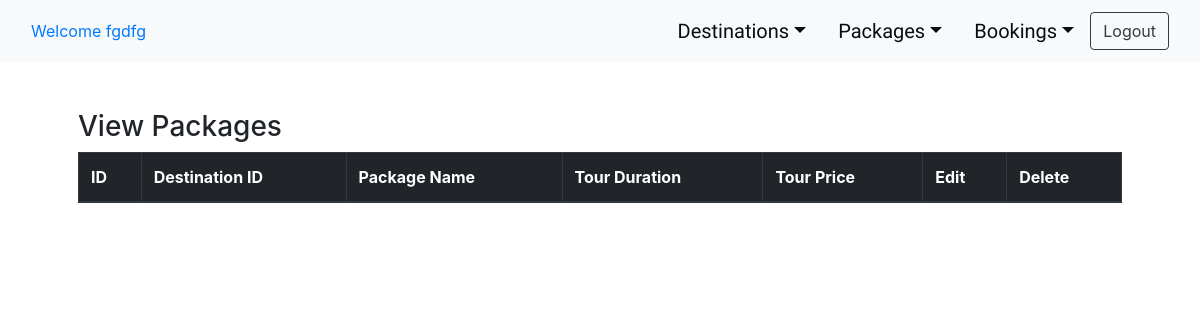
The app's page /admin/dashboard/view-packages.php (signed in), older data.
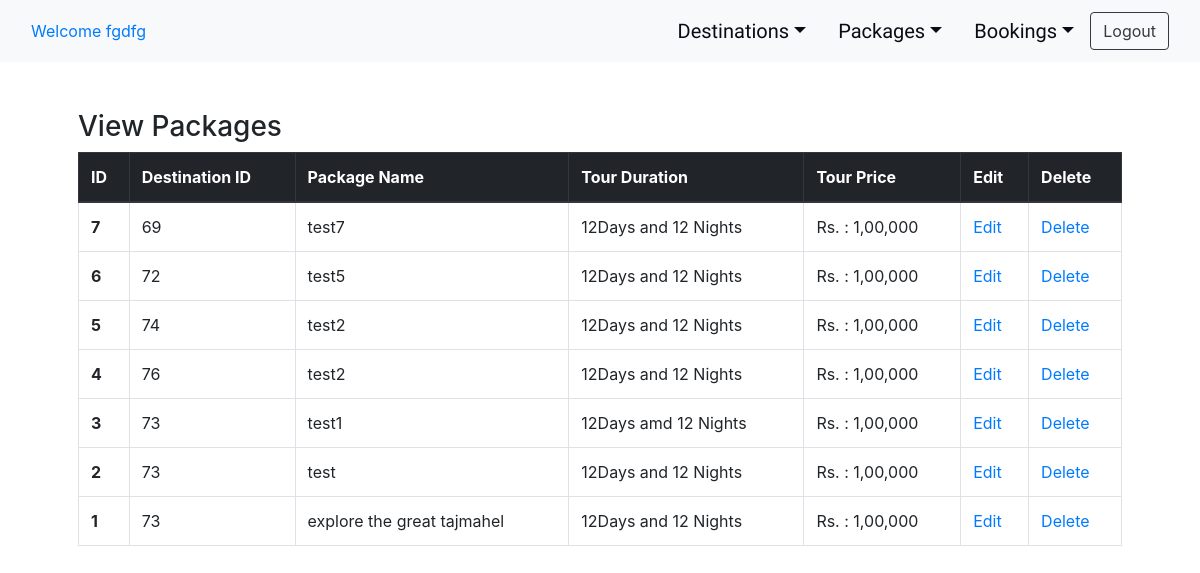
The same page, newer data.
### tables this page shows
CREATE TABLE `packages` (
  `id` int(20) NOT NULL,
  `dest_ID` int(20) NOT NULL,
  `pkg_name` varchar(255) NOT NULL,
  `pkg_thumbnail` mediumtext NOT NULL,
  `pkg_image1` mediumtext NOT NULL,
  `pkg_image2` mediumtext NOT NULL,
  `pkg_image3` mediumtext NOT NULL,
  `tour_duration` mediumtext NOT NULL,
  `tour_price` mediumtext NOT NULL,
  `pkg_itnry` longtext NOT NULL,
  `pkg_include` longtext NOT NULL,
  `pkg_exclude` longtext NOT NULL
);

### admin/dashboard/view-packages.php (the view, shortened to what this page needs)
<?php
$result = mysqli_query($dbConnect, "SELECT id,dest_ID,pkg_name,tour_duration,tour_price,pkg_thumbnail FROM packages ORDER BY id desc");
?>
<!DOCTYPE html>
<html lang="en">
<head>
    <link rel="stylesheet" href="../../styles/style.css">
    <link rel="stylesheet" href="../../styles/bootstrap.css">
    <link rel="stylesheet" href="https://use.fontawesome.com/releases/v5.6.3/css/all.css">
</head>
<body>
<?php include_once "navigation-bar.php"; ?>
<div class="container p-5">
    <h3>View Packages</h3>
    <table class="table table-bordered table-hover">
        <thead class="thead-dark">
            <tr>
                <th scope="col">ID</th>
                <th scope="col">Destination ID</th>
                <th scope="col">Package Name</th>
                <th scope="col">Tour Duration</th>
                <th scope="col">Tour Price</th>
                <th scope="col">Edit</th>
                <th scope="col">Delete</th>
            </tr>
        </thead>
        <tbody>
        <?php
            $count=1;
            while ($row = mysqli_fetch_array($result)){ ?>
            <tr>
                <?php echo "<th scope='row'>".$row['id']."</th>"; ?>
                <?php echo "<td>".$row['dest_ID']."</td>"; ?>
                <?php echo "<td>".$row['pkg_name']."</td>"; ?>
                <?php echo "<td>".$row['tour_duration']."</td>"; ?>
                <?php echo "<td>".$row['tour_price']."</td>"; ?>
                <td><a href="edit-destination.php?id=<?php echo $row['dest_id']; ?>&image=<?php echo $row['dest_image']; ?>">Edit</a></td>
                <td><a href="delete-packages.php?id=<?php echo $row['id']; ?>&image=<?php echo $row['pkg_thumbnail']; ?>">Delete</a></td>
            </tr>
            <?php $count++; } ?>
        </tbody>
    </table>
</div>
</body>
</html>

Row changes from the older to the newer data that the page shows:
added packages: id "7", dest_ID "69", pkg_name "test7", tour_duration "12Days and 12 Nights", tour_price "Rs. : 1,00,000"
added packages: id "6", dest_ID "72", pkg_name "test5", tour_duration "12Days and 12 Nights", tour_price "Rs. : 1,00,000"
added packages: id "5", dest_ID "74", pkg_name "test2", tour_duration "12Days and 12 Nights", tour_price "Rs. : 1,00,000"
added packages: id "4", dest_ID "76", pkg_name "test2", tour_duration "12Days and 12 Nights", tour_price "Rs. : 1,00,000"
added packages: id "3", dest_ID "73", pkg_name "test1", tour_duration "12Days amd 12 Nights", tour_price "Rs. : 1,00,000"
added packages: id "2", dest_ID "73", pkg_name "test", tour_duration "12Days and 12 Nights", tour_price "Rs. : 1,00,000"
added packages: id "1", dest_ID "73", pkg_name "explore the great tajmahel", tour_duration "12Days and 12 Nights", tour_price "Rs. : 1,00,000"
